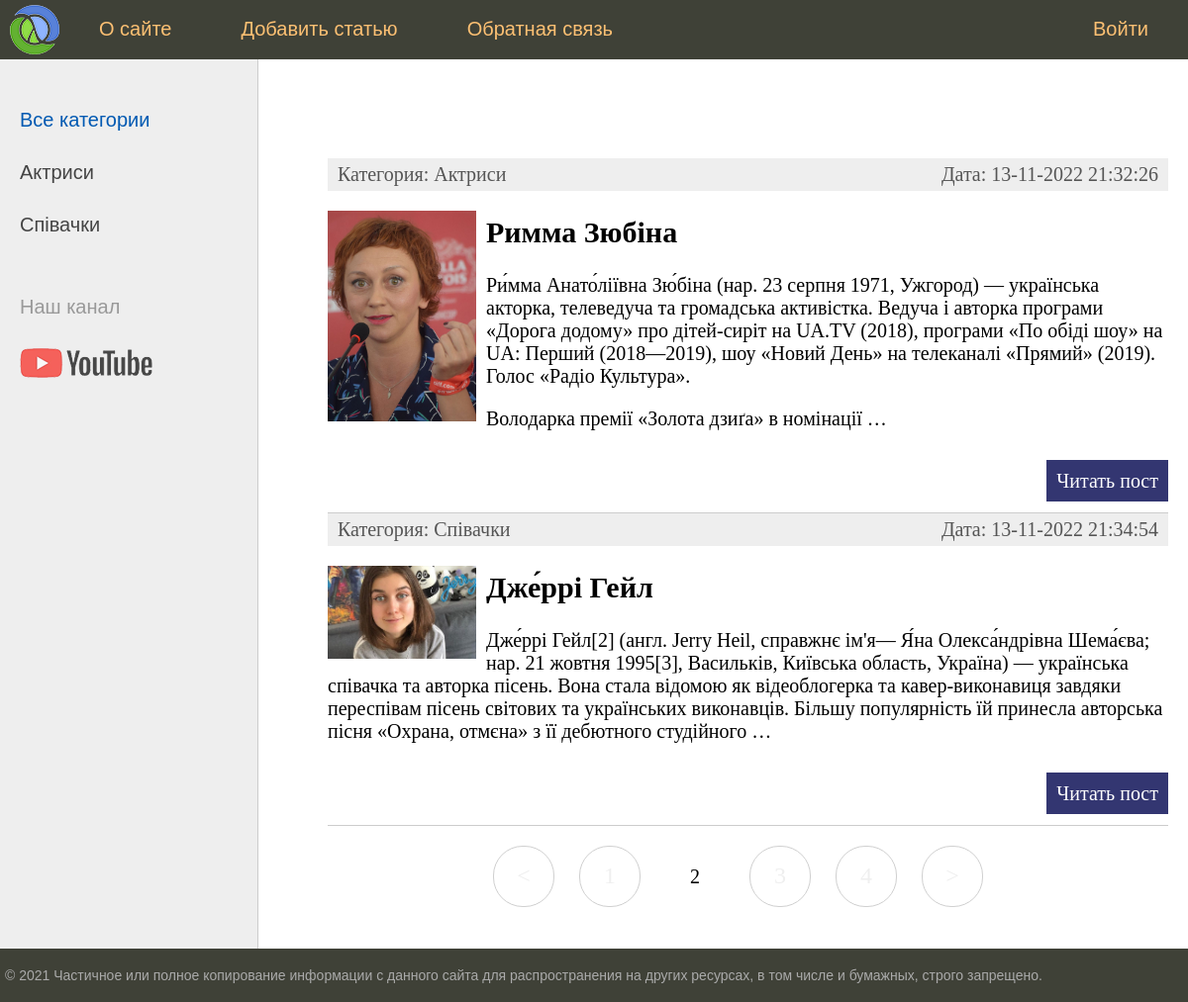
Before: /?page=2 with the older database file.
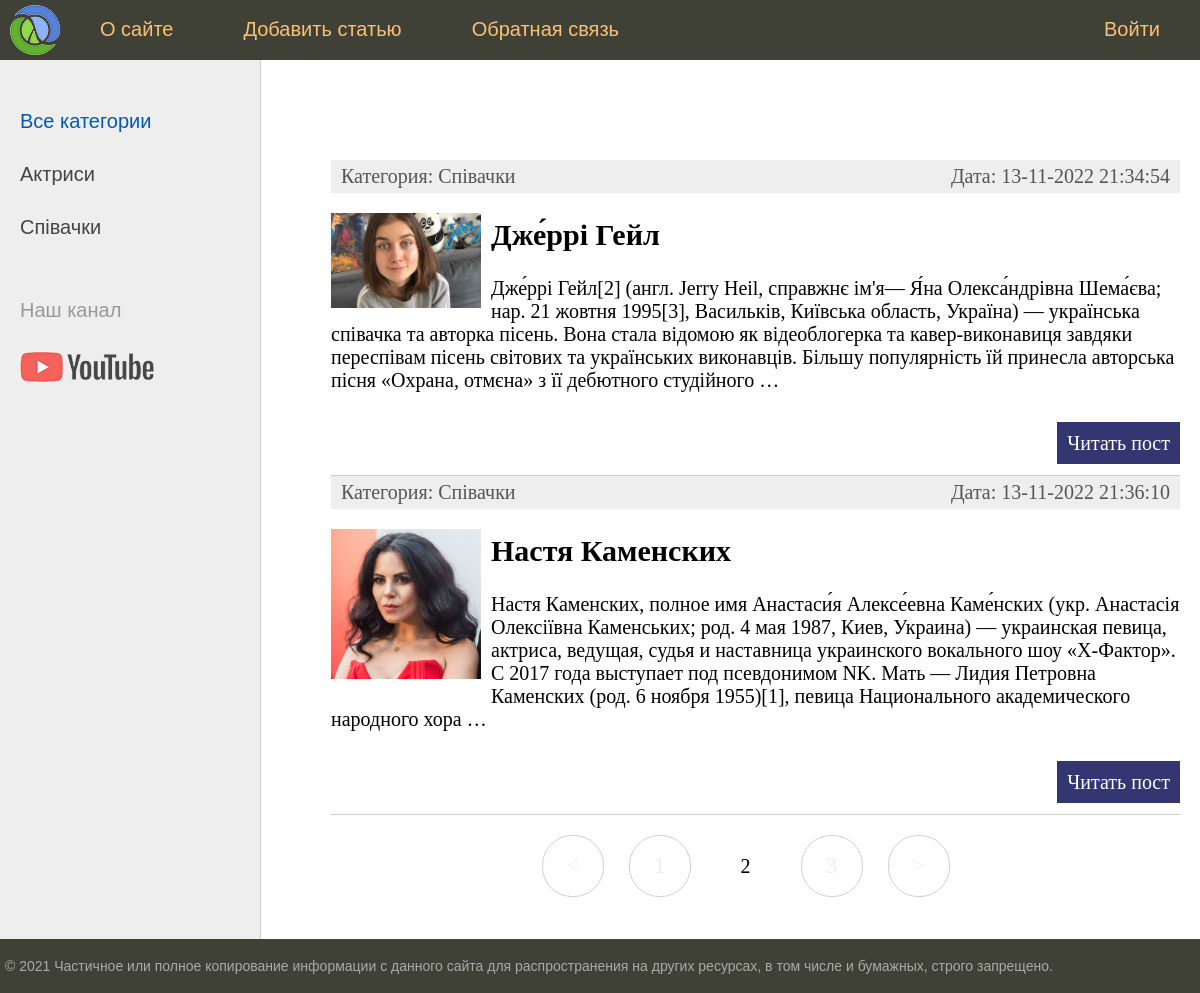
After: the same page with the newer database file.
### women/models.py (models this page shows, shortened)
class Category(models.Model):
    name = models.CharField(max_length=100, db_index=True, verbose_name = 'Категорія')
    slug = models.SlugField(max_length=255, unique=True, db_index=True, verbose_name="URL")
    def __str__(self):
        return self.name
    def get_absolute_url(self):
        return reverse('category', kwargs={'cat_slug': self.slug})
    class Meta:
        verbose_name = 'Категорію'
        verbose_name_plural = 'Категорія'
        ordering = ['id']

class Women(models.Model):
    title = models.CharField(max_length=255, verbose_name = 'Заголовок')
    slug = models.SlugField(max_length=255, unique=True, db_index=True, verbose_name="URL")
    content = models.TextField(blank=True, verbose_name = 'Текст статті')
    photo = models.ImageField(upload_to="photos/%Y/%m/%d/", verbose_name = 'Фото')
    time_create = models.DateTimeField(auto_now_add=True, verbose_name = 'Час створення')
    time_update = models.DateTimeField(auto_now_add=True, verbose_name = 'Час оновлення')
    is_published = models.BooleanField(default=True, verbose_name = 'Публікація')
    '''Добовляем новый ключ который хависит от таблицы Category
    #первый парамент указывает таблицу куда обращатся
    #on_delete=models.PROTECT что делать в таблице если первичною таблицу удалили
    #запрещает удаление елементов с родительськой таблицы если его используют'''
    cat = models.ForeignKey('Category', on_delete=models.PROTECT,  verbose_name='Категорії')
    def get_absolute_url(self):
        return reverse('post', kwargs={'post_slug': self.slug})
    class Meta:
        verbose_name = 'Відомі жінки'
        verbose_name_plural = 'Відомі жінки'
        ordering = ['time_create', 'title']

### women/views.py (the view)
# urls.py: path("", WomenHome.as_view(), name='home'),
class WomenHome(DataMixin, ListView):
    paginate_by = 2
    model = Women
    template_name = 'women/index.html'
    context_object_name = 'posts'
    def get_context_data(self, *, object_list=None, **kwargs):
        context = super().get_context_data(**kwargs)
        c_def = self.get_user_context(title='Головна сторінка')
        return dict(list(context.items()) + list(c_def.items()))
    def get_queryset(self):
        return Women.objects.filter(is_published=True)

### women/templatetags/women_tags.py (called while the page is built)
@register.simple_tag(name = 'getmenu')
def get_menu():
    return menu

@register.inclusion_tag('women/list_menu.html')
def show_menu():
    return {"menu": menu}

### women/utils.py (called while the page is built)
    def get_user_context(self, **kwargs):
        context = kwargs
        cats = Category.objects.annotate(Count('women'))
        user_menu = menu.copy()
        if not self.request.user.is_authenticated:
            user_menu.pop(1)
        context['menu'] = user_menu
        context['cats'] = cats
        if 'cat_selected' not in context:
            context['cat_selected'] = 0
        return context

### women/templates/women/index.html (shortened to what this page needs)
{% extends 'women/base.html' %}
{% block content %}
<ul class="list-articles">
	{% for p in posts %}
			<li><div class="article-panel">
				<p class="first">Категория: {{p.cat}}</p>
				<p class="last">Дата: {{p.time_update|date:"d-m-Y H:i:s"}}</p>
</div>
{% if p.photo  %}
	<p><img class="img-article-left thumb" src="{{p.photo.url}}"></p>
{% endif %}
				<h2>{{p.title}}</h2>
	{% autoescape on %}
		{{p.content|linebreaks|truncatewords:50}}
	{% endautoescape %}
			<p class="link-read-post"><a href="{{ p.get_absolute_url }}">Читать пост</a></p>
			</li>
	{% endfor %}
</ul>
{% endblock %}

### women/templates/women/base.html (shortened to what this page needs)
{% load static %}
{% load women_tags %}
<!DOCTYPE html >
<html>
<head>
	<link type="text/css" href="{% static 'women/css/styles.css' %}" rel="stylesheet" />
</head>
<body>
	<table class="table-page" border=0 cellpadding="0" cellspacing="0">
		<tr>
			<td valign=top>
				{% block mainmenu %}
					<div class="header">
						<ul id="mainmenu" class="mainmenu">
							<li class="logo">
								<a href="{% url 'home' %}">
								<div class="logo"></div>
								</a>
							</li>
							{% getmenu as tegmenu %}
							{% show_menu %}
						</ul>
					</div>
				{% endblock mainmenu %}
				<table class="table-content" border=0 cellpadding="0" cellspacing="0">
					<tr>
						<td valign="top" class="left-chapters">
							<ul id="leftchapters">
								{% if cat_selected == 0 %}
									<li class="selected">Все категории</li>
								{% else %}
									<li><a href="{% url 'home' %}">Все категории</a></li>
								{% endif %}
								{% for c in cats %}
									{% if c.women__count > 0 %}
										{% if c.pk == cat_selected %}
											<li class="selected">{{c.name}}</li>
										{% else %}
											<li><a href="{{ c.get_absolute_url}}">{{c.name}}</a></li>
										{% endif %}
									{% endif %}
								{% endfor %}
								<li class="share">
									<p>Наш канал</p>
									<a class="share-yt" href="https://www.youtube.com/channel/UClJzWfGWuGJL2t-3dYKcHTA/playlists" target="_blank" rel="nofollow"></a>
								</li>
							</ul>
						</td>
						<td valign="top" class="content">
							<div class="content-text">
								{% block content %}
								{% endblock %}
								{% if page_obj.has_other_pages %}
								<nav class="list-pages">
									<ul>
										{% if page_obj.has_previous %}
											<li class="page-num" >
												<a href="?page={{ page_obj.previous_page_number }}">&lt;</a>
											</li>
										{% endif %}
										{%  for p in paginator.page_range %}
											{% if page_obj.number == p %}
												<li class="page-num page-num-selected">{{ p }}</li>
											{% elif p >=  page_obj.number|add:-2 and p <= page_obj.number|add:2 %}
												<li class="page-num">
													<a href="?page={{ p }}">{{ p }}</a>
												</li>
											{% endif %}
										{% endfor %}
										{% if page_obj.has_next %}
											<li class="page-num" >
												<a href="?page={{ page_obj.next_page_number }}">&gt;</a>
											</li>
										{% endif %}
									</ul>
								</nav>
								{% endif %}
							</div>
						</td>
					</tr>
				</table>
			</td>
		</tr>
		<tr>
			<td valign=top>
				<div id="footer">
					<p>&copy; 2021 Частичное или полное копирование информации с данного сайта для распространения на других ресурсах, в том числе и бумажных, строго запрещено.</p>
				</div>
			</td>
		</tr>
</table>
</body>
</html>

Changed rows visible on the page:
no longer on this page (row edited): Women: cat "Актриси", time_update "13-11-2022 21:32:26", photo (picture), title "Римма Зюбіна", content "Ри́мма Анато́ліївна Зю́біна (нар. 23 серпня 1971, Ужгород) — українська акторка, телеведуча та громадська активістка. Ведуча і авторка програми «Дорога додому» про дітей-сиріт на UA.TV (2018), програми «По обіді шоу» на UA: Перший (2018—2019), шоу «Новий День» на телеканалі «Прямий» (2019). Голос «Радіо Культура». Володарка премії «Золота дзиґа» в номінації …"
now on this page (row unchanged): Women: cat "Співачки", time_update "13-11-2022 21:36:10", photo (picture), title "Настя Каменских", content "Настя Каменских, полное имя Анастаси́я Алексе́евна Каме́нских (укр. Анастасія Олексіївна Каменських; род. 4 мая 1987, Киев, Украина) — украинская певица, актриса, ведущая, судья и наставница украинского вокального шоу «Х-Фактор». С 2017 года выступает под псевдонимом NK. Мать — Лидия Петровна Каменских (род. 6 ноября 1955)[1], певица Национального академического народного хора …"
